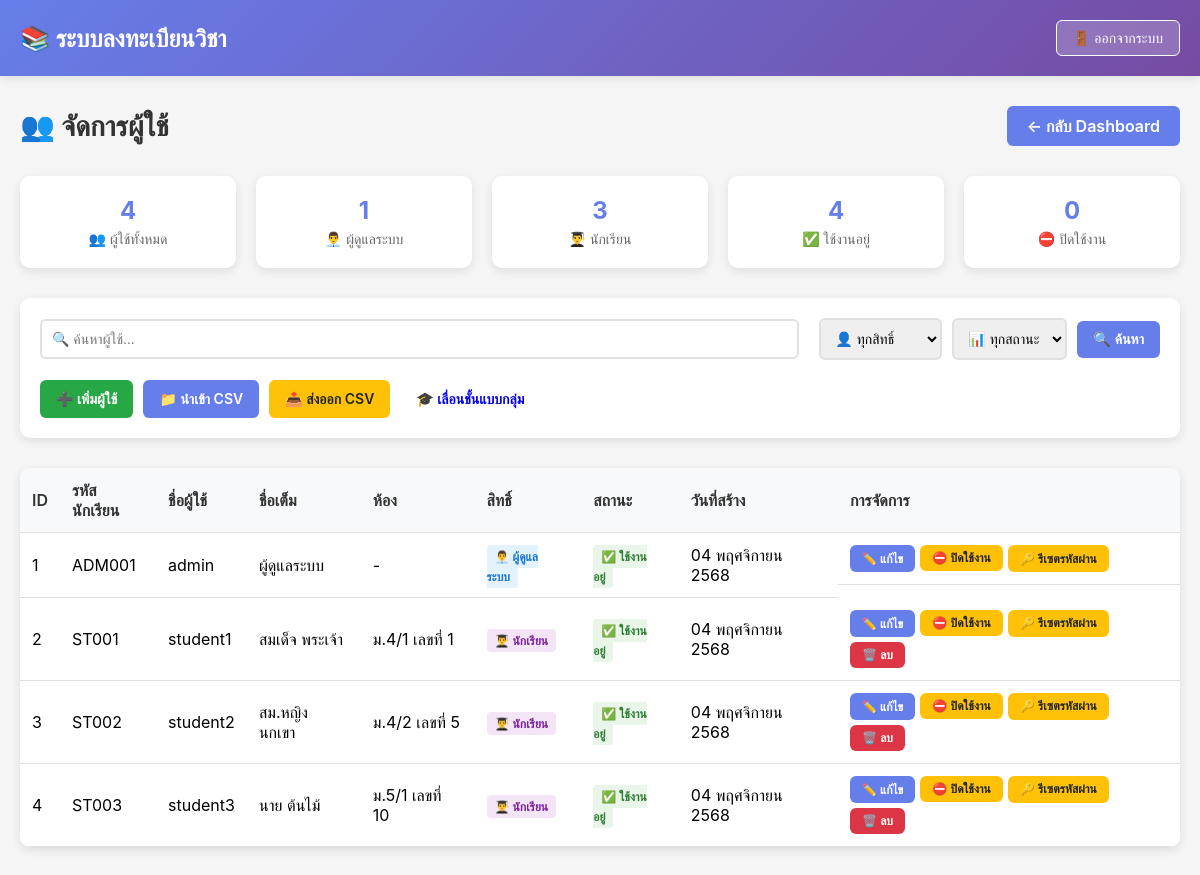
Page /admin/users-management.php (signed in) on the committed database.
### tables this page shows
CREATE TABLE users (
    id INT AUTO_INCREMENT PRIMARY KEY,
    student_id VARCHAR(50) UNIQUE NOT NULL,
    username VARCHAR(100) UNIQUE NOT NULL,
    password VARCHAR(255) NOT NULL,
    full_name VARCHAR(150) NOT NULL,
    class_room VARCHAR(50),
    class_number INT,
    email VARCHAR(100),
    role ENUM('student', 'admin') DEFAULT 'student',
    status ENUM('active', 'inactive') DEFAULT 'active',
    created_at TIMESTAMP DEFAULT CURRENT_TIMESTAMP,
    updated_at TIMESTAMP DEFAULT CURRENT_TIMESTAMP ON UPDATE CURRENT_TIMESTAMP,
    INDEX idx_student_id (student_id),
    INDEX idx_username (username),
    INDEX idx_role (role)
);

### config.php (called while the page is built, shortened)
<?php
function format_date_thai($date) {
    $thai_months = [
        'มกราคม', 'กุมภาพันธ์', 'มีนาคม', 'เมษายน',
        'พฤษภาคม', 'มิถุนายน', 'กรกฎาคม', 'สิงหาคม',
        'กันยายน', 'ตุลาคม', 'พฤศจิกายน', 'ธันวาคม'
    ];
    $date_obj = new DateTime($date);
    $year = $date_obj->format('Y') + 543;
    $month = (int)$date_obj->format('m') - 1;
    $day = $date_obj->format('d');
    return $day . ' ' . $thai_months[$month] . ' ' . $year;
}
?>

### admin/users-management.php (the view, shortened to what this page needs)
<?php
include '../config.php';
$search = $_GET['search'] ?? '';
$where_clause = '';
$query = "SELECT id, student_id, username, full_name, class_room, class_number, role, status, created_at FROM users $where_clause ORDER BY created_at DESC";
$stmt = $conn->prepare($query);
$stmt->execute();
$users_result = $stmt->get_result();
$stats_query = "SELECT
    COUNT(*) as total_users,
    SUM(CASE WHEN role = 'admin' THEN 1 ELSE 0 END) as admin_count,
    SUM(CASE WHEN role = 'student' THEN 1 ELSE 0 END) as student_count,
    SUM(CASE WHEN status = 'active' THEN 1 ELSE 0 END) as active_count,
    SUM(CASE WHEN status = 'inactive' THEN 1 ELSE 0 END) as inactive_count
FROM users";
$stats_result = $conn->query($stats_query);
$stats = $stats_result->fetch_assoc();
?>
<!DOCTYPE html>
<html lang="th">
<head>
</head>
<body>
    <div class="navbar">
        <div class="navbar-container">
            <div class="navbar-brand">📚 <?php echo SITE_NAME; ?></div>
            <a href="../logout.php" class="btn-logout">🚪 ออกจากระบบ</a>
        </div>
    </div>
    <div class="container">
        <div class="page-header">
            <h2>👥 จัดการผู้ใช้</h2>
            <a href="dashboard.php" class="btn-back">← กลับ Dashboard</a>
        </div>
        <div class="stats-grid">
            <div class="stat-card">
                <div class="stat-value"><?php echo $stats['total_users']; ?></div>
                <div class="stat-label">👥 ผู้ใช้ทั้งหมด</div>
            </div>
            <div class="stat-card">
                <div class="stat-value"><?php echo $stats['admin_count']; ?></div>
                <div class="stat-label">👨‍💼 ผู้ดูแลระบบ</div>
            </div>
            <div class="stat-card">
                <div class="stat-value"><?php echo $stats['student_count']; ?></div>
                <div class="stat-label">👨‍🎓 นักเรียน</div>
            </div>
            <div class="stat-card">
                <div class="stat-value"><?php echo $stats['active_count']; ?></div>
                <div class="stat-label">✅ ใช้งานอยู่</div>
            </div>
            <div class="stat-card">
                <div class="stat-value"><?php echo $stats['inactive_count']; ?></div>
                <div class="stat-label">⛔ ปิดใช้งาน</div>
            </div>
        </div>
        <div class="controls-section">
            <form method="GET" class="controls-row">
                <div class="search-box">
                    <input type="text" name="search" placeholder="🔍 ค้นหาผู้ใช้..." value="<?php echo htmlspecialchars($search); ?>">
                </div>
                <div class="filter-group">
                    <select name="filter_role">
                        <option value="">👤 ทุกสิทธิ์</option>
                    </select>
                    <select name="filter_status">
                        <option value="">📊 ทุกสถานะ</option>
                    </select>
                    <button type="submit" class="btn btn-primary">🔍 ค้นหา</button>
                </div>
            </form>
            <div class="action-buttons">
                <a href="user-add.php" class="btn btn-success">➕ เพิ่มผู้ใช้</a>
                <a href="user-import.php" class="btn btn-primary">📁 นำเข้า CSV</a>
                <a href="user-export.php" class="btn btn-warning">📤 ส่งออก CSV</a>
                <a href="bulk-user-promotion.php" class="btn btn-info">🎓 เลื่อนชั้นแบบกลุ่ม</a>
            </div>
        </div>
        <div class="users-table">
            <table class="table">
                <thead>
                    <tr>
                        <th>ID</th>
                        <th>รหัสนักเรียน</th>
                        <th>ชื่อผู้ใช้</th>
                        <th>ชื่อเต็ม</th>
                        <th>ห้อง</th>
                        <th>สิทธิ์</th>
                        <th>สถานะ</th>
                        <th>วันที่สร้าง</th>
                        <th>การจัดการ</th>
                    </tr>
                </thead>
                <tbody>
                    <?php if ($users_result->num_rows > 0): ?>
                        <?php while ($user = $users_result->fetch_assoc()): ?>
                            <tr>
                                <td><?php echo $user['id']; ?></td>
                                <td><?php echo htmlspecialchars($user['student_id']); ?></td>
                                <td><?php echo htmlspecialchars($user['username']); ?></td>
                                <td><?php echo htmlspecialchars($user['full_name']); ?></td>
                                <td>
                                    <?php if ($user['class_room']): ?>
                                        <?php echo htmlspecialchars($user['class_room']); ?>
                                        <?php if ($user['class_number']): ?>
                                            เลขที่ <?php echo $user['class_number']; ?>
                                        <?php endif; ?>
                                    <?php else: ?>
                                        -
                                    <?php endif; ?>
                                </td>
                                <td>
                                    <span class="role-badge role-<?php echo $user['role']; ?>">
                                        <?php echo $user['role'] == 'admin' ? '👨‍💼 ผู้ดูแลระบบ' : '👨‍🎓 นักเรียน'; ?>
                                    </span>
                                </td>
                                <td>
                                    <span class="status-badge status-<?php echo $user['status']; ?>">
                                        <?php echo $user['status'] == 'active' ? '✅ ใช้งานอยู่' : '⛔ ปิดใช้งาน'; ?>
                                    </span>
                                </td>
                                <td><?php echo format_date_thai($user['created_at']); ?></td>
                                <td class="action-buttons-cell">
                                    <a href="user-edit.php?id=<?php echo $user['id']; ?>" class="btn btn-primary btn-sm">✏️ แก้ไข</a>
                                    <form method="POST" style="display: inline;">
                                        <button type="submit" class="btn <?php echo $user['status'] == 'active' ? 'btn-warning' : 'btn-success'; ?> btn-sm">
                                            <?php echo $user['status'] == 'active' ? '⛔ ปิดใช้งาน' : '✅ เปิดใช้งาน'; ?>
                                        </button>
                                    </form>
                                    <button class="btn btn-warning btn-sm" onclick="resetPassword(<?php echo $user['id']; ?>)">🔑 รีเซตรหัสผ่าน</button>
                                    <?php if ($user['id'] != $_SESSION['user_id'] && $user['id'] != 1): ?>
                                        <button class="btn btn-danger btn-sm" onclick="deleteUser(<?php echo $user['id']; ?>, '<?php echo htmlspecialchars($user['full_name']); ?>')">🗑️ ลบ</button>
                                    <?php endif; ?>
                                </td>
                            </tr>
                        <?php endwhile; ?>
                    <?php endif; ?>
                </tbody>
            </table>
        </div>
    </div>
</body>
</html>

### admin/users-management.php (style rules this page uses)
* { margin: 0; padding: 0; box-sizing: border-box; }
body { font-family: -apple-system, BlinkMacSystemFont, 'Segoe UI', Roboto, sans-serif; background: #f5f5f5; }
.navbar { background: linear-gradient(135deg, #667eea 0%, #764ba2 100%); color: white; padding: 20px 0; box-shadow: 0 2px 10px rgba(0,0,0,0.1); }
.navbar-container { max-width: 1200px; margin: 0 auto; padding: 0 20px; display: flex; justify-content: space-between; align-items: center; }
.navbar-brand { font-size: 24px; font-weight: 700; }
.btn-logout { padding: 8px 16px; background: rgba(255,255,255,0.2); color: white; border: 1px solid white; border-radius: 6px; text-decoration: none; font-size: 14px; transition: all 0.3s; }
.container { max-width: 1200px; margin: 30px auto; padding: 0 20px; }
.page-header { display: flex; justify-content: space-between; align-items: center; margin-bottom: 30px; flex-wrap: wrap; gap: 15px; }
.page-header h2 { font-size: 28px; color: #333; }
.btn-back { padding: 10px 20px; background: #667eea; color: white; text-decoration: none; border-radius: 6px; font-weight: 600; transition: all 0.3s; }
.stats-grid { display: grid; grid-template-columns: repeat(auto-fit, minmax(200px, 1fr)); gap: 20px; margin-bottom: 30px; }
.stat-card { background: white; padding: 20px; border-radius: 10px; box-shadow: 0 3px 10px rgba(0,0,0,0.1); text-align: center; }
.stat-value { font-size: 24px; font-weight: 700; color: #667eea; margin-bottom: 5px; }
.stat-label { color: #666; font-size: 14px; }
.controls-section { background: white; padding: 20px; border-radius: 10px; box-shadow: 0 3px 10px rgba(0,0,0,0.1); margin-bottom: 30px; }
.controls-row { display: flex; gap: 20px; align-items: center; flex-wrap: wrap; margin-bottom: 20px; }
.search-box { flex: 1; min-width: 250px; }
.search-box input { width: 100%; padding: 10px; border: 2px solid #e0e0e0; border-radius: 6px; font-size: 14px; }
.filter-group { display: flex; gap: 10px; align-items: center; }
.filter-group select { padding: 10px; border: 2px solid #e0e0e0; border-radius: 6px; font-size: 14px; }
.action-buttons { display: flex; gap: 10px; flex-wrap: wrap; }
.btn { padding: 10px 16px; border: none; border-radius: 6px; font-size: 14px; font-weight: 600; cursor: pointer; text-decoration: none; transition: all 0.3s; display: inline-flex; align-items: center; gap: 8px; }
.btn-primary { background: #667eea; color: white; }
.btn-success { background: #28a745; color: white; }
.btn-warning { background: #ffc107; color: #212529; }
.btn-danger { background: #dc3545; color: white; }
.btn-sm { padding: 6px 12px; font-size: 12px; }
.users-table { background: white; border-radius: 10px; box-shadow: 0 3px 10px rgba(0,0,0,0.1); overflow: hidden; }
.table { width: 100%; border-collapse: collapse; }
.table th, .table td { padding: 12px; text-align: left; border-bottom: 1px solid #e0e0e0; }
.table th { background: #f8f9fa; font-weight: 600; color: #333; }
.role-badge { padding: 4px 8px; border-radius: 4px; font-size: 12px; font-weight: 600; }
.role-admin { background: #e3f2fd; color: #1976d2; }
.role-student { background: #f3e5f5; color: #7b1fa2; }
.status-badge { padding: 4px 8px; border-radius: 4px; font-size: 12px; font-weight: 600; }
.status-active { background: #e8f5e8; color: #2e7d32; }
.action-buttons-cell { display: flex; gap: 5px; flex-wrap: wrap; }

### rows in the picture
users: id "1", student "ADM001", username "admin", full_name "ผู้ดูแลระบบ", role "👨‍💼 ผู้ดูแลระบบ", status "✅ ใช้งานอยู่", created_at "04 พฤศจิกายน 2568"
users: id "2", student "ST001", username "student1", full_name "สมเด็จ พระเจ้า", class_room "ม.4/1", class_number "1", role "👨‍🎓 นักเรียน", status "✅ ใช้งานอยู่", created_at "04 พฤศจิกายน 2568"
users: id "3", student "ST002", username "student2", full_name "สม.หญิง นกเขา", class_room "ม.4/2", class_number "5", role "👨‍🎓 นักเรียน", status "✅ ใช้งานอยู่", created_at "04 พฤศจิกายน 2568"
users: id "4", student "ST003", username "student3", full_name "นาย ต้นไม้", class_room "ม.5/1", class_number "10", role "👨‍🎓 นักเรียน", status "✅ ใช้งานอยู่", created_at "04 พฤศจิกายน 2568"

### other values in the picture
SITE_NAME "ระบบลงทะเบียนวิชา"
$stats['total_users'] "4"
$stats['admin_count'] "1"
$stats['student_count'] "3"
$stats['active_count'] "4"
$stats['inactive_count'] "0"
